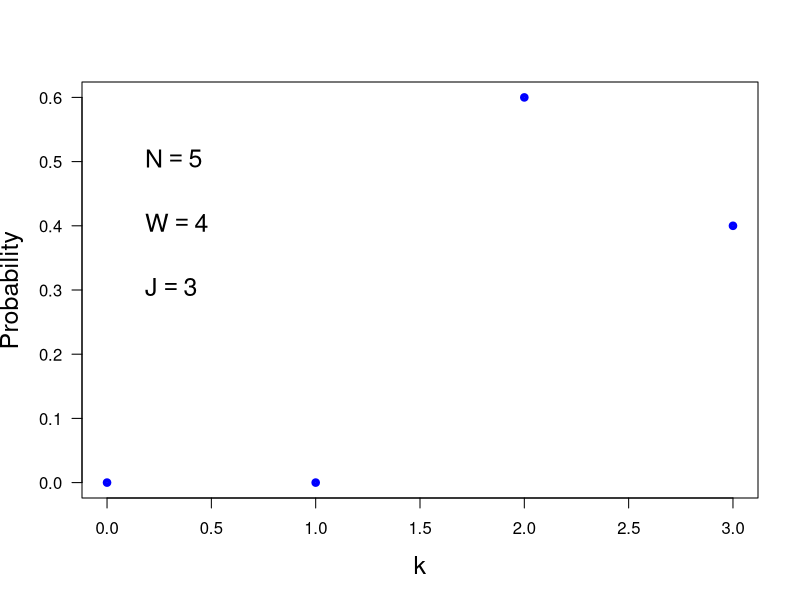

This figure's R source:
print('file: B2-PDsPDFsHypergeoPDexample.R')
# hypergeometric distribution
N = 5   # total number of balls
W = 4   # number of white balls
B = N-W # number of black balls
J = 3   # number of balls drawn from the urn 
karr = seq(0,J); xk = seq(-1,J+1,0.01)
# dhyper(x, m, n, k, log = FALSE)
# m	the number of white balls in the urn.
# n	the number of black balls in the urn.
# k	 the number of balls drawn from the urn.
yPD = dhyper(x=karr,m=W,n=B,k=J)
# png('Hypergeo160817.png',width=16,height=16,units='cm',res=300)
plot(karr,yPD,type='p',lwd=4,col='blue',xlab='k',
     ylab='Probability',cex=0.6,las=1,cex.lab=1.5)
text(0.1,0.5,bquote(~N == .(N)),col='black',cex=1.5,pos=4)
text(0.1,0.4,bquote(~W == .(W)),col='black',cex=1.5,pos=4)
text(0.1,0.3,bquote(~J == .(J)),col='black',cex=1.5,pos=4)
# dev.off()